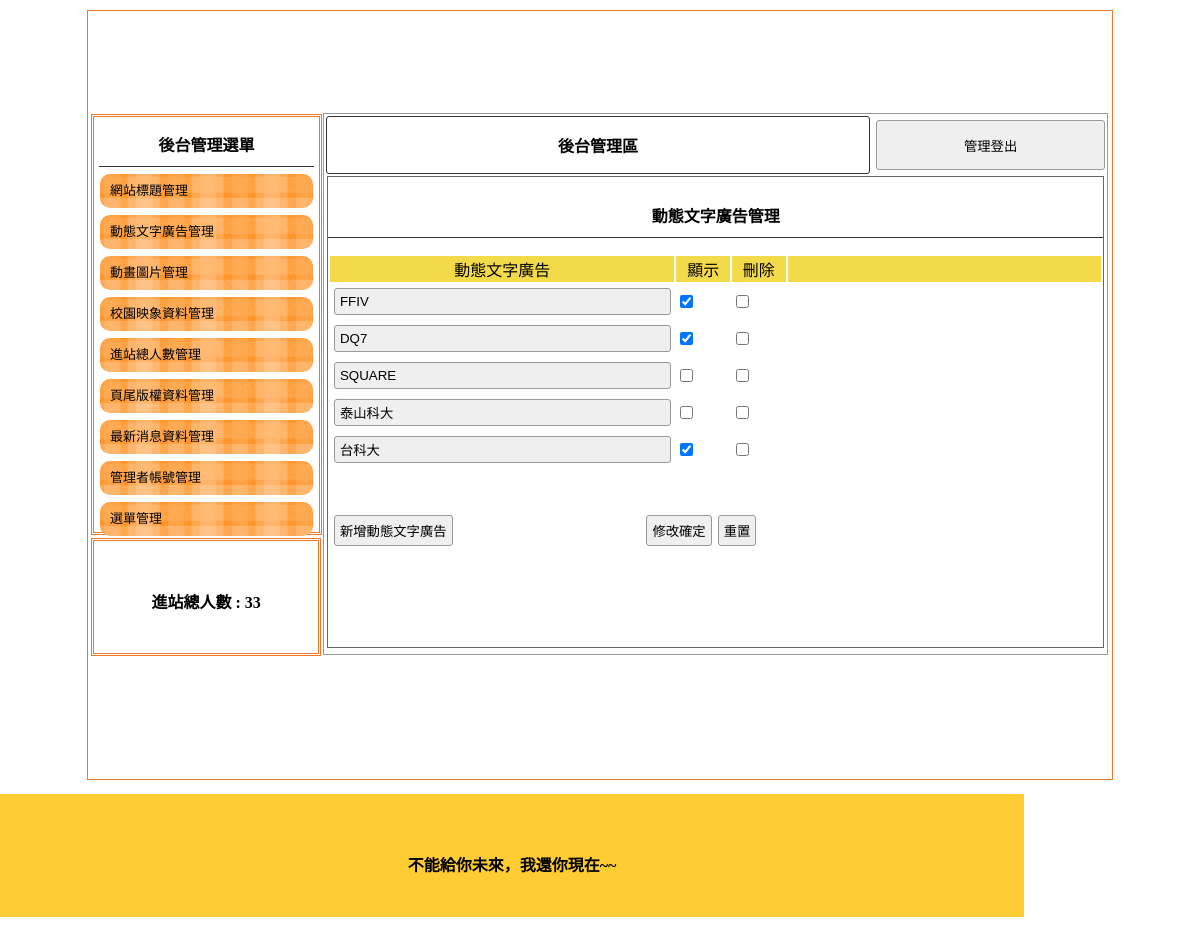
Screenshot of /backend.php?do=ad with the database file from the repository.
### tables this page shows
CREATE TABLE `total` (
  `id` int(10) UNSIGNED NOT NULL,
  `total` int(11) NOT NULL
);

CREATE TABLE `ad` (
  `id` int(10) UNSIGNED NOT NULL,
  `text` text NOT NULL,
  `sh` tinyint(1) NOT NULL
);

CREATE TABLE `bottom` (
  `id` int(10) UNSIGNED NOT NULL,
  `bottom` text NOT NULL
);

### base.php (called while the page is built, shortened)
<?php
$BASEDIR=dirname(__FILE__);
include_once $BASEDIR."/Controller/Ad.php";
$Total = new Total;
$Bottom = new Bottom;

### controller/Ad.php (called while the page is built, shortened)
<?php
include_once "DB.php";
class Ad extends DB
{
    public function list(){
        $this->backend("./view/ad.php");
    }
}
?>

### view/ad.php (the view, shortened to what this page needs)
<table width="100%">
    <tbody>
        <tr class="yel">
            <td width="45%"><?=$this->header;?></td>
            <td width="7%">顯示</td>
            <td width="7%">刪除</td>
            <td></td>
        </tr>
        <?php
        $rows = $this->all();
        foreach ($rows as $row) {
        ?>
            <tr>
                <td><input type="input" name="text[<?= $row['id']; ?>]" value="<?= $row['text']; ?>" style=width:95%></td>
                <td> <input type="checkbox" name="sh[]" value="<?= $row['id']; ?>" <?=($row['sh']==1)?'checked':'';?>></td>
                <td> <input type="checkbox" name="del[]" value="<?= $row['id']; ?>"></td>
                <td></td>
            </tr>
        <?php
        }
        ?>
    </tbody>
</table>
<table style="margin-top:40px; width:70%;">
    <tbody>
        <tr>
            <td width="200px"><input type="button" onclick="op('#cover','#cvr','./modal/add_form.php?table=<?=$this->table;?>')" value="新增<?=$this->header;?>"></td>
            <td class="cent"><input type="submit" value="修改確定"><input type="reset" value="重置"></td>
        </tr>
    </tbody>
</table>
</form>
</div>

### backend.php (shortened to what this page needs)
<?php include_once "base.php" ?>
<!DOCTYPE html PUBLIC "-//W3C//DTD XHTML 1.0 Transitional//EN" "http://www.w3.org/TR/xhtml1/DTD/xhtml1-transitional.dtd">
<html xmlns="http://www.w3.org/1999/xhtml">
<head>
	<link href="./css/css.css" rel="stylesheet" type="text/css">
</head>
<body>
	<div id="main">
		<a title="" href="?">
			<div class="ti" style="background:url(&#39;use/&#39;); background-size:cover;"></div>
		</a>
		<div id="ms">
			<div id="lf" style="float:left;">
				<div id="menuput" class="dbor">
					<span class="t botli">後台管理選單</span>
					<a style="color:#000; font-size:13px; text-decoration:none;" href="?do=title">
						<div class="mainmu">
							網站標題管理 </div>
					</a>
					<a style="color:#000; font-size:13px; text-decoration:none;" href="?do=ad">
						<div class="mainmu">
							動態文字廣告管理 </div>
					</a>
					<a style="color:#000; font-size:13px; text-decoration:none;" href="?do=mvim">
						<div class="mainmu">
							動畫圖片管理 </div>
					</a>
					<a style="color:#000; font-size:13px; text-decoration:none;" href="?do=image">
						<div class="mainmu">
							校園映象資料管理 </div>
					</a>
					<a style="color:#000; font-size:13px; text-decoration:none;" href="?do=total">
						<div class="mainmu">
							進站總人數管理 </div>
					</a>
					<a style="color:#000; font-size:13px; text-decoration:none;" href="?do=bottom">
						<div class="mainmu">
							頁尾版權資料管理 </div>
					</a>
					<a style="color:#000; font-size:13px; text-decoration:none;" href="?do=news">
						<div class="mainmu">
							最新消息資料管理 </div>
					</a>
					<a style="color:#000; font-size:13px; text-decoration:none;" href="?do=admin">
						<div class="mainmu">
							管理者帳號管理 </div>
					</a>
					<a style="color:#000; font-size:13px; text-decoration:none;" href="?do=menu">
						<div class="mainmu">
							選單管理 </div>
					</a>
				</div>
				<div class="dbor" style="margin:3px; width:95%; height:20%; line-height:100px;">
					<span class="t">進站總人數 :
						<?=$Total->find(1)['total'];?> </span>
				</div>
			</div>
			<div class="di" style="height:540px; border:#999 1px solid; width:76.5%; margin:2px 0px 0px 0px; float:left; position:relative; left:20px;">
				<table width="100%">
					<tbody>
						<tr>
							<td style="width:70%;font-weight:800; border:#333 1px solid; border-radius:3px;" class="cent"><a href="?do=admin" style="color:#000; text-decoration:none;">後台管理區</a></td>
							<td><button onclick="document.cookie=&#39;user=&#39;;location.replace(&#39;?&#39;)" style="width:99%; margin-right:2px; height:50px;">管理登出</button></td>
						</tr>
					</tbody>
				</table>
			<?php
			$do=$_GET['do']??'title';
			$table=ucfirst($do);
			$$table->list();
?>
			</div>
		</div>
		<div style="width:1024px; left:0px; position:relative; background:#FC3; margin-top:4px; height:123px; display:block;">
			<span class="t" style="line-height:123px;"><?=$Bottom->find(1)['bottom'];?></span>
		</div>
</body>
</html>

### css/css.css (style rules this page uses)
body { padding:0px; margin:0px; }
#main { width:1024px; height:768px; margin:10px auto 10px auto; border:#EE7728 1px solid; position:relative; }
.ti { width:100%; height:100px; position:relative; background-size:cover; background-repeat:no-repeat; }
.dbor { border:#EE7728 double 3px; margin:1px; padding:2px 10px 2px 10px; }
.t { font-weight:800; display:block; text-align:center; padding:10px 1px 10px 1px; }
.botli { border-bottom:#333 1px solid; }
.mainmu { position:relative; border-radius:10px; background:url(icon/menu.fw.png) center no-repeat; background-size:cover; line-height:30px; padding:2px 10px 2px 10px; margin:7px 1px 7px 1px; }
#lf { height:540px; width:21%; display:inline-block; }
#menuput { width:100%; height:75%; position:relative; padding:5px; display:block; margin: 3px; }
.di { display:inline-block; }
.cent { text-align:center; }
input,button { border:#999 1px solid; border-radius:3px; background:#EFEFEF; padding:5px; margin:3px; }
.yel td { background:#F3DA49; text-align:center; }

### rows the page displays
total: total "33"
ad: text "FFIV", sh "☑"
ad: text "DQ7", sh "☑"
ad: text "SQUARE"
ad: text "泰山科大"
ad: text "台科大", sh "☑"
bottom: bottom "不能給你未來，我還你現在~~"

### other values shown
$this->header "動態文字廣告"
